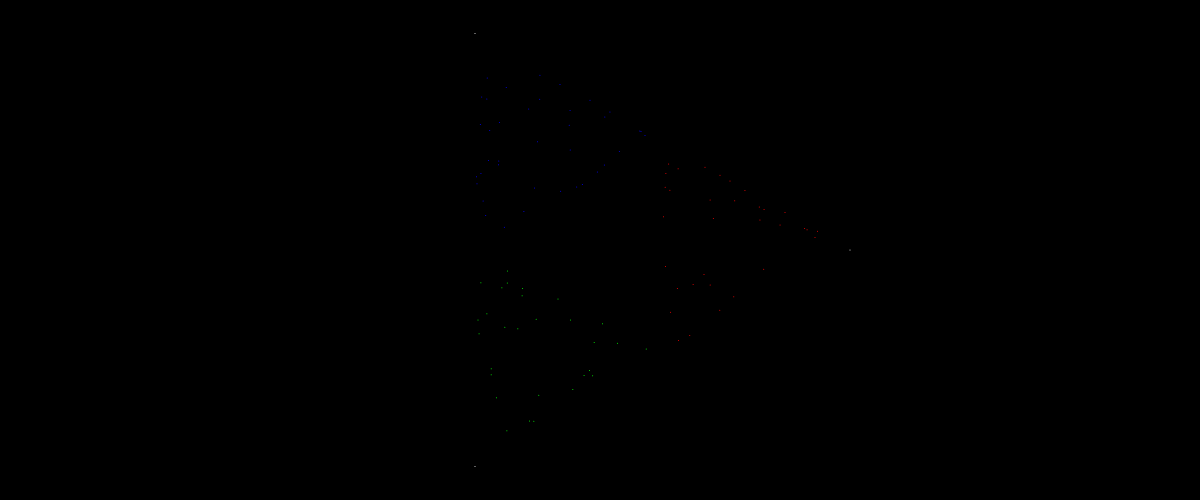
Frame 1 (no input)
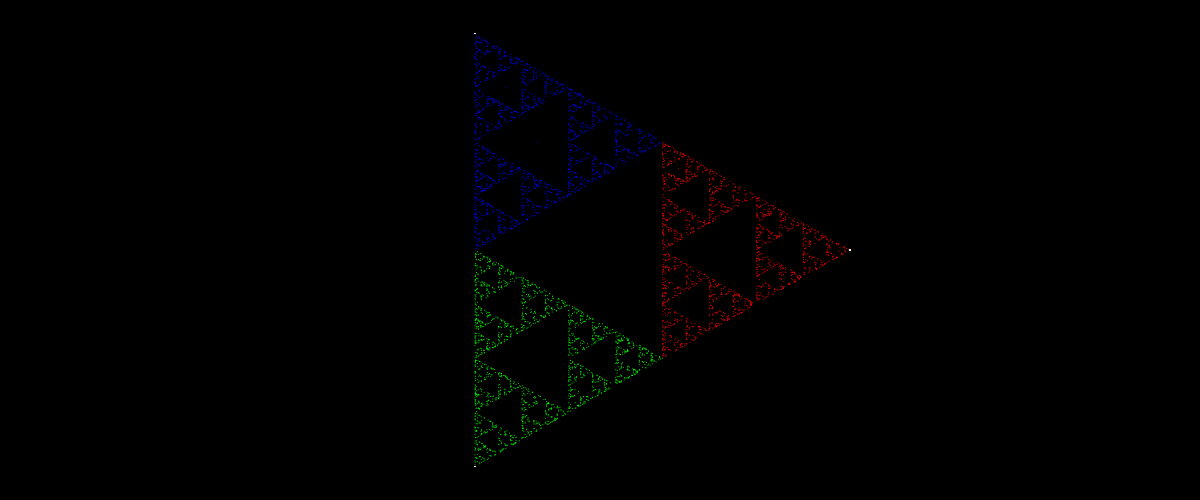
Frame 60 (no input)
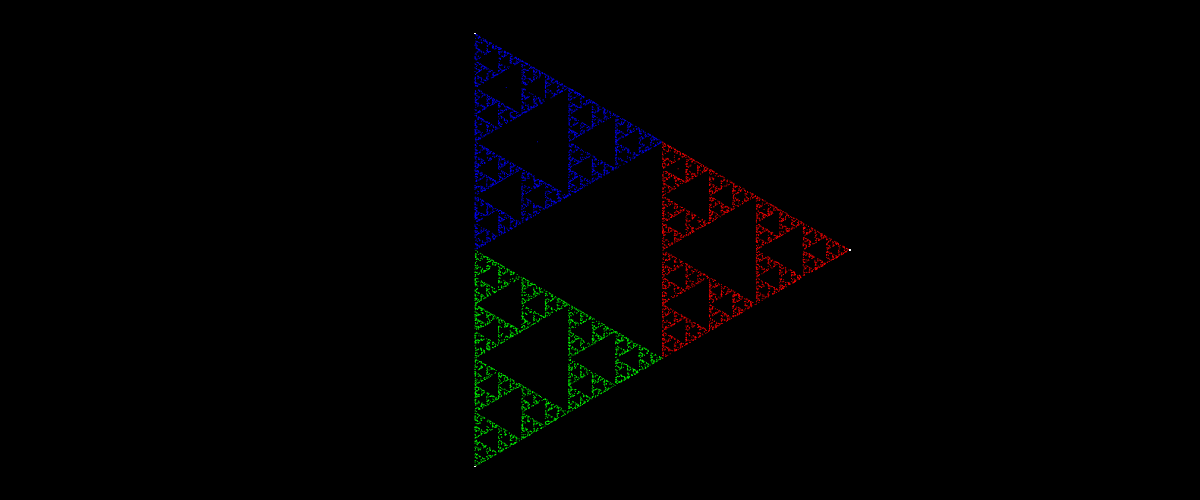
Frame 120 (the mouse pressed at the canvas centre since frame 60)

The p5.js sketch that drew these frames (run headless with seeded random() and noise() and a simulated clock; from frame 60 on, the mouse is pressed at the canvas centre):

// p5.js sketch
// ── sketch.js
let sommets = [];
let x_courant = 0;
let y_courant = 0;

function setup() {
	createCanvas(1200,500);
	background(0);
	
	for(let i = 0; i<3;i++) {
		let x = height/2*cos(i*2*PI/3);
		let y = height/2*sin(i*2*PI/3);
		let vect = createVector(x,y);
		sommets.push(vect);
	}
}


function draw() {
	translate(width/2,height/2);
	stroke(255);
	strokeWeight(1);
	
	for(let i = 0; i<sommets.length; i++)
	{
		point(sommets[i].x, sommets[i].y);
	}
	stroke(255);
	for(let i=0;i<100;i++) {
		// Faire bouger le point
		movePoint();
		// Dessiner le point courant
		point(x_courant,y_courant);
	}
}

function movePoint() {
	let r = int(sommets.length * Math.random());
	if(r == 0) {
		stroke(255,0,0);
	} else if(r==1) {
		stroke(0,255,0);
	} else {
		stroke(0,0,255);
	}
	x_courant = (sommets[r].x+x_courant)/2;
	y_courant = (sommets[r].y+y_courant)/2;
}
